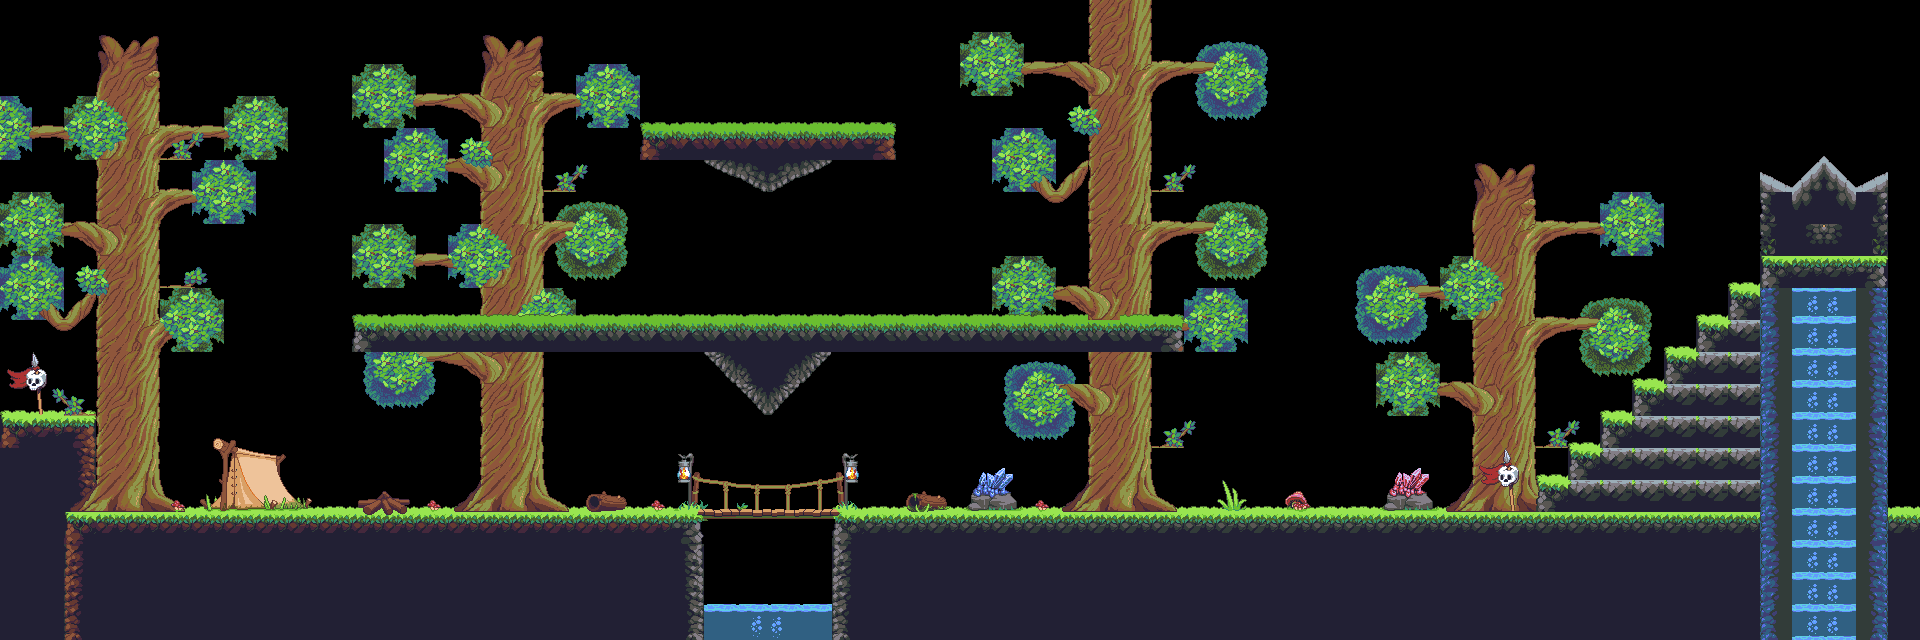

Rendered tile map (Tiled .tmx) drawn with the repository's tilesets; below, a short description and the map source with its tile grids summarised:
An orthogonal 60x20 tile map with 32x32 px tiles, 6 tile layers (collision, Tile Layer 2, Tile Layer 5, Tile Layer 3, ...), 2 tilesets.

<map version="1.10" tiledversion="1.10.2" orientation="orthogonal" renderorder="right-down" width="60" height="20" tilewidth="32" tileheight="32" infinite="0" nextlayerid="7" nextobjectid="1">
 <tileset firstgid="1" name="Jungle_terrain" tilewidth="32" tileheight="32" tilecount="420" columns="28">
  <image source="Jungle_terrain.png" width="896" height="480" />
 </tileset>
 <tileset firstgid="421" name="objects" tilewidth="32" tileheight="32" tilecount="91" columns="13">
  <image source="objects.PNG" width="416" height="224" />
 </tileset>
 <layer id="1" name="collision" width="60" height="20">
  <data>[1200 cells, 348 non-empty, 14 distinct tile ids]</data>
 </layer>
 <layer id="2" name="Tile Layer 2" width="60" height="20">
  <data>[1200 cells, 245 non-empty, 53 distinct tile ids]</data>
 </layer>
 <layer id="5" name="Tile Layer 5" width="60" height="20">
  <data>[1200 cells, 161 non-empty, 28 distinct tile ids]</data>
 </layer>
 <layer id="3" name="Tile Layer 3" width="60" height="20">
  <data>[1200 cells, 253 non-empty, 58 distinct tile ids]</data>
 </layer>
 <layer id="4" name="Tile Layer 4" width="60" height="20">
  <data>[1200 cells, 160 non-empty, 21 distinct tile ids]</data>
 </layer>
 <layer id="6" name="Tile Layer 6" width="60" height="20">
  <data>[1200 cells, 137 non-empty, 59 distinct tile ids]</data>
 </layer>
</map>
